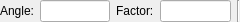
<ui version="4.0" >
 <author></author>
 <comment></comment>
 <exportmacro></exportmacro>
 <class>QG_ImageOptions</class>
 <widget class="QWidget" name="QG_ImageOptions" >
  <property name="geometry" >
   <rect>
    <x>0</x>
    <y>0</y>
    <width>240</width>
    <height>22</height>
   </rect>
  </property>
  <property name="sizePolicy" >
   <sizepolicy>
    <hsizetype>4</hsizetype>
    <vsizetype>5</vsizetype>
    <horstretch>0</horstretch>
    <verstretch>0</verstretch>
   </sizepolicy>
  </property>
  <property name="minimumSize" >
   <size>
    <width>240</width>
    <height>22</height>
   </size>
  </property>
  <property name="maximumSize" >
   <size>
    <width>280</width>
    <height>22</height>
   </size>
  </property>
  <layout class="QHBoxLayout" >
   <property name="margin" >
    <number>0</number>
   </property>
   <property name="spacing" >
    <number>6</number>
   </property>
   <item>
    <widget class="QLabel" name="lAngle" >
     <property name="text" >
      <string>Angle:</string>
     </property>
    </widget>
   </item>
   <item>
    <widget class="QLineEdit" name="leAngle" >
     <property name="toolTip" >
      <string>Rotation angle</string>
     </property>
    </widget>
   </item>
   <item>
    <widget class="QLabel" name="lFactor" >
     <property name="text" >
      <string>Factor:</string>
     </property>
    </widget>
   </item>
   <item>
    <widget class="QLineEdit" name="leFactor" >
     <property name="toolTip" >
      <string>Scale factor</string>
     </property>
    </widget>
   </item>
   <item>
    <widget class="Line" name="sep1_2" >
     <property name="sizePolicy" >
      <sizepolicy>
       <hsizetype>0</hsizetype>
       <vsizetype>1</vsizetype>
       <horstretch>0</horstretch>
       <verstretch>0</verstretch>
      </sizepolicy>
     </property>
     <property name="frameShape" >
      <enum>QFrame::VLine</enum>
     </property>
     <property name="frameShadow" >
      <enum>QFrame::Sunken</enum>
     </property>
     <property name="orientation" >
      <enum>Qt::Vertical</enum>
     </property>
    </widget>
   </item>
  </layout>
 </widget>
 <pixmapfunction></pixmapfunction>
 <resources/>
 <connections/>
</ui>
